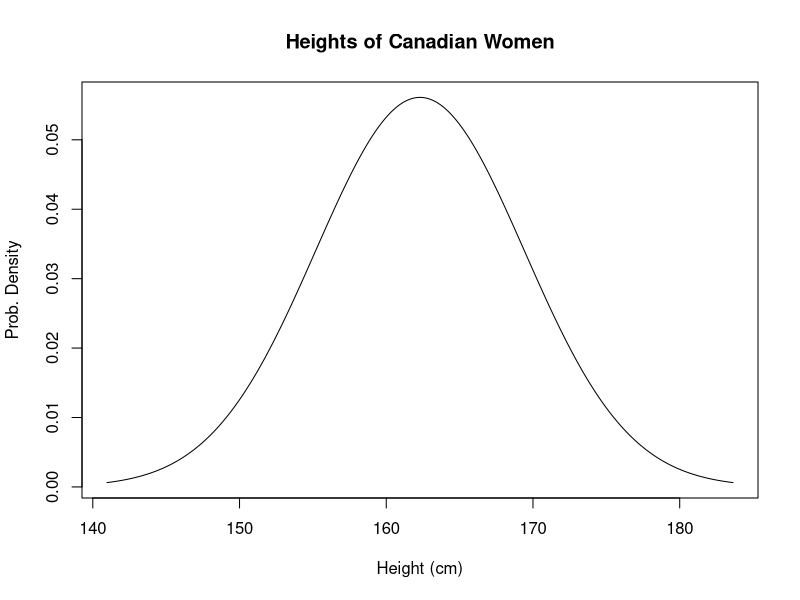
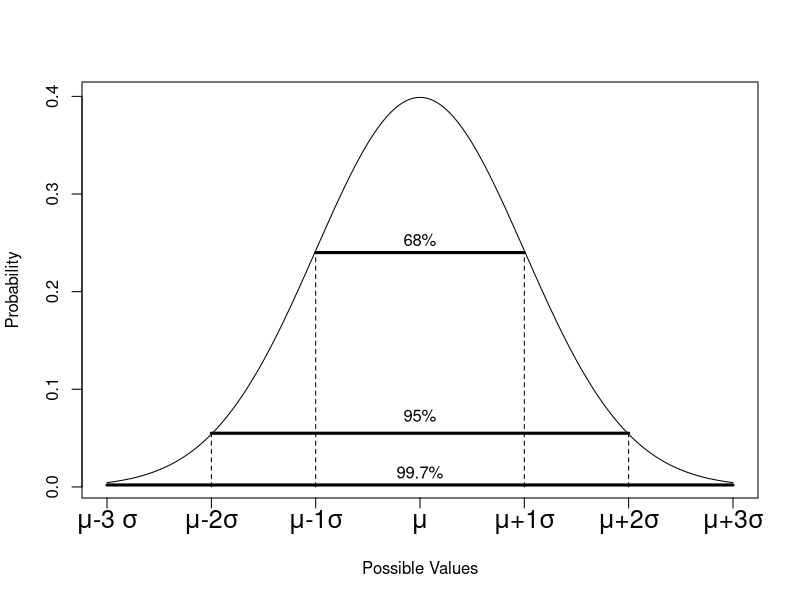

Write the R code that produced these figures, in order.
## ---- chunk 1
#| echo: true
mu <- 162.3
sig <- 7.11
xseq <- seq(mu-3*sig, mu + 3*sig, length.out = 300)
yseq <- dnorm(x = xseq, mean = mu, sd = sig) 

plot(xseq, yseq, type = "l",
  main = "Heights of Canadian Women",
  xlab = "Height (cm)", ylab = "Prob. Density")
## ---- chunk 2
#| echo: true
set.seed(-4) # Ensure the same random numbers every time

## generate 10000 random N(0,1) values
x <- rnorm(n = 10000, mean = 0, sd = 1) 

## You won't need to know how to write this code:
sum(x > -1 & x < 1) # x is larger than -1 AND less than 1
## ---- chunk 3
#| echo: true
## Mean is 4, sd is 30, so mean - 1sd = 4 - 30
## Change the mean and sd for yourself to see what happens!
mu <- 4
sigma <- 30
x2 <- rnorm(n = 10000, mean = mu, sd = sigma)
sum(x2 > (mu - sigma) & x2 < (mu + sigma)) # Not exactly 68%, but approximate!
## ---- chunk 4
#| echo: true
sum(x > -2 & x < 2) # within 2sd of the mean
sum(x > -3 & x < 3) # within 3
## Try this with x2 as well!
## ---- chunk 5
xseq2 <- seq(-3,3,0.01)
yseq2 <- dnorm(xseq2)
plot(xseq2, yseq2, type = "l", xaxt = "n", xlab = "Possible Values", ylab = "Probability")
xlab1 <- paste0((-3):3, bquote(sigma))
axis(1, at = -3, labels = bquote(mu*"-3 "*sigma), cex.axis = 1.5)
axis(1, at = -2, labels = bquote(mu*"-2"*sigma), cex.axis = 1.5)
axis(1, at = -1, labels = bquote(mu*"-1"*sigma), cex.axis = 1.5)
axis(1, at = 0, labels = bquote(mu), cex.axis = 1.5)
axis(1, at = 1, labels = bquote(mu*"+1"*sigma), cex.axis = 1.5)
axis(1, at = 2, labels = bquote(mu*"+2"*sigma), cex.axis = 1.5)
axis(1, at = 3, labels = bquote(mu*"+3"*sigma), cex.axis = 1.5)
lines(x = c(-1, 1), y = c(0.24, 0.24), lwd = 3)
lines(x = c(-1, -1), y = c(0, 0.24), lty = 2)
lines(x = c(1, 1), y = c(0, 0.24), lty = 2)
text(x = 0, y = 0.24, labels = "68%", adj = c(0.5, -0.5))
lines(x = c(-2, 2), y = c(0.055, 0.055), lwd = 3)
lines(x = c(-2, -2), y = c(0, 0.055), lty = 2)
lines(x = c(2, 2), y = c(0, 0.055), lty = 2)
text(x = 0, y = 0.06, labels = "95%", adj = c(0.5, -0.5))
lines(x = c(-3, 3), y = c(0.002, 0.002), lwd = 3)
text(x = 0, y = 0.002, labels = "99.7%", adj = c(0.5, -0.5))
## ---- chunk 6
#| echo: true
## 1. Find the probability of a z-value less than 1.11.
pnorm(1.11)

## 2. Find the probability of a z-value greater than 1.11
1 - pnorm(1.11)

## 3. Find the probability of a z-value greater than -2.01 but less than 1.
pnorm(1) - pnorm(-2.01)

## 4. Verify the empirical rule: 68-95-99.7
pnorm(1) - pnorm(-1)
pnorm(2) - pnorm(-2)
pnorm(3) - pnorm(-3)
## ---- chunk 7
#| echo: true
pnorm(-0.323488045)
## ---- chunk 8
#| echo: true
pnorm(q = 160, mean = 162.3, sd = 7.11)
## ---- chunk 9
#| echo: true
## Standardize:
pnorm((0 - 4)/2)
## Same answer, without standardizing:
pnorm(q = 0, mean = 4, sd = 2)
## ---- chunk 10
#| echo: true
pnorm(1432, mean = 1234, sd = 56)
## ---- chunk 11
#| echo: true
1 - pnorm(0, mean = 4, sd = 2)
## ---- chunk 12
#| echo: true
pnorm(23, 23, 23)
## ---- chunk 13
#| echo: true
pnorm(-0.5) - pnorm(-1.52)
## ---- chunk 14
#| echo: true
pnorm(5, mean = 2, sd = 3) - pnorm(-1, mean = 2, sd = 3)
## ---- chunk 15
#| echo: true
qnorm(0.25, mean = 0, sd = 1)
## ---- chunk 16
#| echo: true
qnorm(0.25, mean = 2, sd = 3)
## ---- chunk 17
#| echo: true
## ~~~~~~~~~~~~~~~~~~~~~~~
## Questions 1, 2, and 3
## ~~~~~~~~~~~~~~~~~~~~~~~
1 - pnorm(c(1,2,3), mean = 0, sd = 2)

## ~~~~~~~~~~~~~~~~~~~~~~~
## Q4
## ~~~~~~~~~~~~~~~~~~~~~~~
qnorm(0.75, mean = -2, sd = 500)
qnorm(0.75)*500 - 2 # Alternative, using standard normal

## ~~~~~~~~~~~~~~~~~~~~~~~
## Q5.
## ~~~~~~~~~~~~~~~~~~~~~~~
pnorm(8.28, 3.14, 15.9) - pnorm(3.14, 3.14, 15.9)
## Alternative version, with standard normal
a <- (3.14 - 3.14)/15.9
b <- (8.28 - 3.14)/15.9
pnorm(b) - pnorm(a) # P(a < z < b) = P(Z < b) - P(Z < a)

## ~~~~~~~~~~~~~~~~~~~~~~~
## Q6: x = z*sigma + mu => sigma = (x-mu)/z
## ~~~~~~~~~~~~~~~~~~~~~~~
(0 - 1)/qnorm(0.25)
## Verify that 0 is the first quartile
qnorm(0.25, mean = 1, sd = (0 - 1)/qnorm(0.25)) # Good!

## ~~~~~~~~~~~~~~~~~~~~~~~
## Q7: empirical rule: 5.8 = mu - 2*sigma, so sigma = (7.5 - 5.8)/2
## ~~~~~~~~~~~~~~~~~~~~~~~
(7.5 - 5.8)/2
## However, if 10 = mu + 2*Sigma,
(10 - 7.5)/2
## The normal distribution doesn't work because this is a *skewed distribution*

## ~~~~~~~~~~~~~~~~~~~~~~~
## Q8.a) sigma = (x - mu)/z
## ~~~~~~~~~~~~~~~~~~~~~~~
(650 - 600)/qnorm(0.9)
## Verify:
pnorm(650, 600, 39.01521)
## Q8b:
(650 - 600)/qnorm(0.95)

## ~~~~~~~~~~~~~~~~~~~~~~~
## Q9: The "Canadian Women" part is irrelevant.
## ~~~~~~~~~~~~~~~~~~~~~~~
## The area WITHIN the range is:
pnorm(1.7) - pnorm(-1.7)
## So the area outside this range is:
1 - (pnorm(1.7) - pnorm(-1.7))
## Why is the "Canadian Women" part irrelevant?
## The lower bound will be mu - 1.7*sd = 150.213. When we
## standardize this, we get z = (x-mu)/sd = 1.7, so we'd use
## 1.7 in the standard normal distribution

## ~~~~~~~~~~~~~~~~~~~~~~~
## Q10
## ~~~~~~~~~~~~~~~~~~~~~~~
## P(X < 8) = 0.2, so let z = qnorm(0.2)
## z = (x - mu)/sigma = (8 - theta)/theta
## and therefore theta = 8/(z + 1)
8/(qnorm(0.2) + 1)
## ---- chunk 18
1 - pnorm(1.5)
## ---- chunk 19
1 - pnorm(2.2, mean = 2.05, sd = 0.1)
